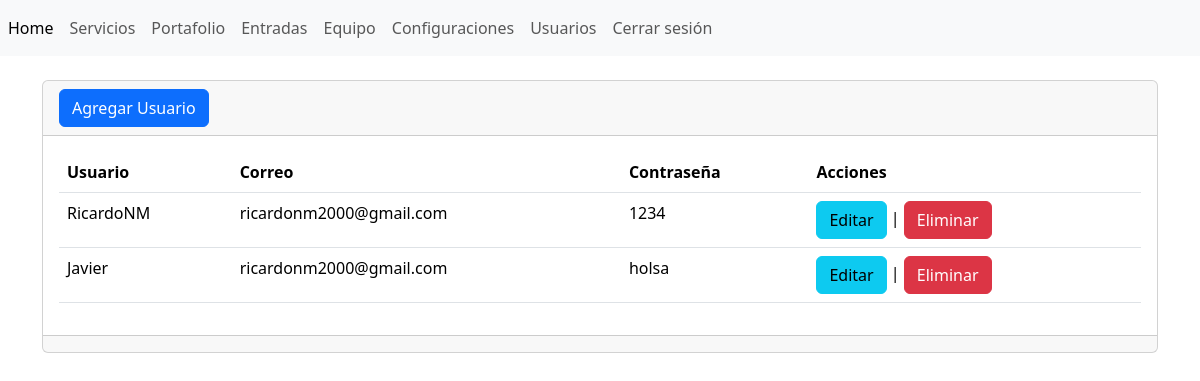
Page /admin/secciones/usuarios/index.php (signed in) on the committed database.
### tables this page shows
CREATE TABLE `tbl_usuarios` (
  `ID` int(11) NOT NULL,
  `usuario` varchar(255) NOT NULL,
  `password` varchar(255) NOT NULL,
  `correo` varchar(255) NOT NULL
);

### admin/secciones/usuarios/index.php (the view, shortened to what this page needs)
<?php
include("../../bd.php");
include("../../templates/header.php");
    $sentencia=$conexion->prepare("SELECT * FROM `tbl_usuarios`");
    $sentencia->execute();
    $lista_usuarios=$sentencia->fetchAll(PDO::FETCH_ASSOC);
?>
<div class="card">
    <div class="card-header">
    <a
            name=""
            id=""
            class="btn btn-primary"
            href="crear.php"
            role="button"
            >Agregar Usuario</a>
    </div>
    <div class="card-body">
    <div
        class="table-responsive-sm"
    >
        <table
            class="table"
        >
            <thead>
                <tr>
                    <th scope="col">Usuario</th>
                    <th scope="col">Correo</th>
                    <th scope="col">Contraseña</th>
                    <th scope="col">Acciones</th>
                </tr>
            </thead>
            <tbody>
            <?php foreach ($lista_usuarios as $registros) { ?>
                <tr class="">
                    <td scope="row"><?php echo $registros['usuario']; ?></td>
                    <td><?php echo $registros['correo']; ?></td>
                    <td><?php echo $registros['password']; ?></td>
                    <td>
                    <a
                                    name=""
                                    id=""
                                    class="btn btn-info"
                                    href="editar.php?txtID=<?php echo $registros['ID']; ?>"
                                    role="button"
                                    >Editar</a
                                >
                               |
                               <a
                                    name=""
                                    id=""
                                    class="btn btn-danger"
                                    href="index.php?txtID=<?php echo $registros['ID']; ?>"
                                    role="button"
                                    >Eliminar</a
                                >
                    </td>
                </tr>
            </tbody>
            <?php } ?>
        </table>
    </div>
    </div>
    <div class="card-footer text-muted">
    </div>
</div>
<?php include("../../templates/footer.php"); ?>

### rows in the picture
tbl_usuarios: usuario "RicardoNM", correo "ricardonm2000@gmail.com", password "1234"
tbl_usuarios: usuario "Javier", correo "ricardonm2000@gmail.com", password "holsa"
